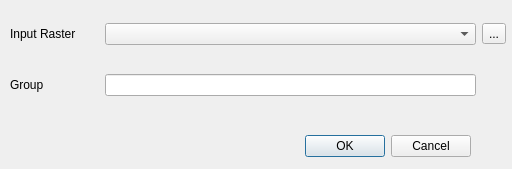
<?xml version="1.0" encoding="UTF-8"?>
<ui version="4.0">
 <class>Dialog</class>
 <widget class="QDialog" name="Dialog">
  <property name="geometry">
   <rect>
    <x>0</x>
    <y>0</y>
    <width>512</width>
    <height>169</height>
   </rect>
  </property>
  <property name="windowTitle">
   <string>Dialog</string>
  </property>
  <widget class="QDialogButtonBox" name="buttonBox">
   <property name="geometry">
    <rect>
     <x>130</x>
     <y>130</y>
     <width>341</width>
     <height>32</height>
    </rect>
   </property>
   <property name="orientation">
    <enum>Qt::Horizontal</enum>
   </property>
   <property name="standardButtons">
    <set>QDialogButtonBox::Cancel|QDialogButtonBox::Ok</set>
   </property>
  </widget>
  <widget class="QWidget" name="gridLayoutWidget">
   <property name="geometry">
    <rect>
     <x>0</x>
     <y>0</y>
     <width>506</width>
     <height>119</height>
    </rect>
   </property>
   <layout class="QGridLayout" name="gridLayout">
    <item row="1" column="3">
     <widget class="QToolButton" name="btnSelect">
      <property name="text">
       <string>...</string>
      </property>
     </widget>
    </item>
    <item row="1" column="2">
     <widget class="QComboBox" name="cmbText"/>
    </item>
    <item row="1" column="1">
     <widget class="QLabel" name="label">
      <property name="text">
       <string>Input Raster       </string>
      </property>
     </widget>
    </item>
    <item row="2" column="1">
     <widget class="QLabel" name="label_2">
      <property name="text">
       <string>Group</string>
      </property>
     </widget>
    </item>
    <item row="2" column="2">
     <widget class="QLineEdit" name="lineGroup"/>
    </item>
    <item row="1" column="0">
     <spacer name="horizontalSpacer">
      <property name="orientation">
       <enum>Qt::Horizontal</enum>
      </property>
      <property name="sizeType">
       <enum>QSizePolicy::Fixed</enum>
      </property>
      <property name="sizeHint" stdset="0">
       <size>
        <width>10</width>
        <height>20</height>
       </size>
      </property>
     </spacer>
    </item>
   </layout>
  </widget>
 </widget>
 <resources/>
 <connections>
  <connection>
   <sender>buttonBox</sender>
   <signal>accepted()</signal>
   <receiver>Dialog</receiver>
   <slot>accept()</slot>
   <hints>
    <hint type="sourcelabel">
     <x>248</x>
     <y>254</y>
    </hint>
    <hint type="destinationlabel">
     <x>157</x>
     <y>274</y>
    </hint>
   </hints>
  </connection>
  <connection>
   <sender>buttonBox</sender>
   <signal>rejected()</signal>
   <receiver>Dialog</receiver>
   <slot>reject()</slot>
   <hints>
    <hint type="sourcelabel">
     <x>316</x>
     <y>260</y>
    </hint>
    <hint type="destinationlabel">
     <x>286</x>
     <y>274</y>
    </hint>
   </hints>
  </connection>
 </connections>
</ui>
